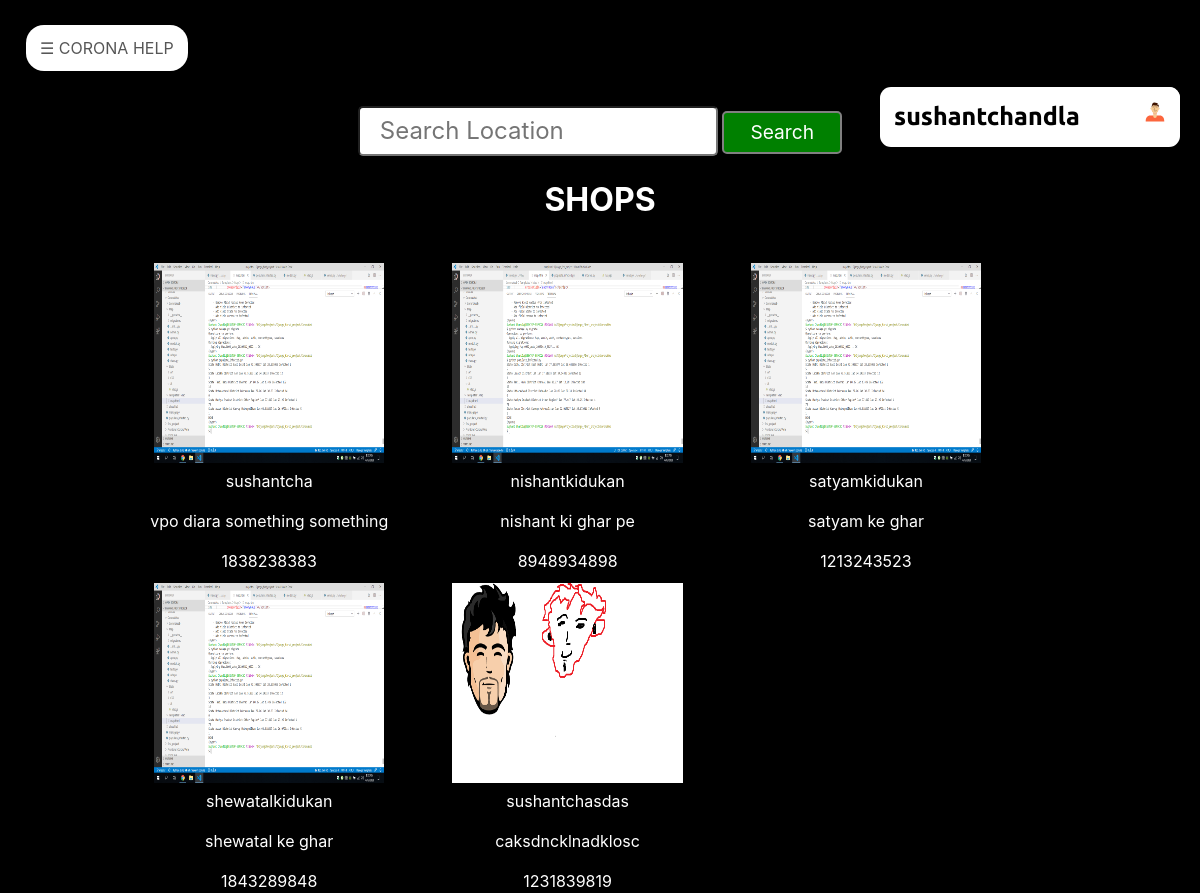
/shop/ (signed in), run on the app's committed database.
### Shop/models.py (models this page shows, shortened)
class ShopRegistration(models.Model):
    user = models.OneToOneField(User, on_delete=models.CASCADE)
    address = models.CharField(max_length=256,blank=False)
    shop_pic = models.ImageField(upload_to='shopimage',blank=False)
    phone_number=models.CharField(max_length=10)

### Shop/views.py (the view)
# urls.py: path('shop/',views.shop,name='shop'),
def shop(request):
    if request.method == 'POST':
        if request.POST.get("q")!=None:
            data=ShopRegistration.objects.filter(address__contains=request.POST.get("q"))
            return render(request,'Shop/shop.html',{'shops':data,'orderplaced':False})
        usernameg=request.POST.get('username')
        order_detailsg=request.POST.get('order')
        phone_numberg=request.POST.get('userContact')
        addressg=request.POST.get('userAddress')
        shopnumber=request.POST.get('shopnumber')
        print(order_detailsg)
        if len(ShopRegistration.objects.all().filter(phone_number=shopnumber))==1:
            orders.objects.get_or_create(shop=ShopRegistration.objects.all().get(phone_number=shopnumber),
            username=usernameg ,  order_details=order_detailsg , address=addressg , phone_number=phone_numberg)
            data=ShopRegistration.objects.all()
            return render(request,'Shop/shop.html',{'shops':data,'orderplaced':True})
    else:
        data=ShopRegistration.objects.all()
        return render(request,'Shop/shop.html',{'shops':data,'orderplaced':False})

### Shop/context_processors.py (called while the page is built)
def checkforshopkeper(request):
    shopkeper=False
    if request.user.is_authenticated:
        if len(ShopRegistration.objects.filter(user=request.user))==1:
            shopkeper=True
    return {'shopkeper':shopkeper}

### Templates/Shop/shop.html (shortened to what this page needs)
{% extends 'base.html' %}
{% load static %}
{% block head_block %}
<link rel="stylesheet"  href="https://cdnjs.cloudflare.com/ajax/libs/fullPage.js/3.0.8/fullpage.min.css">
<link rel="stylesheet" type="text/css" href="{% static 'CSS/shop.css' %}">
 {% endblock  %}
 {% block body_block %}
	<div id="fullpage">
			<div class="section sections firstSection">
                <div class="searchLocationDiv">
					<form class="orderForm" method="POST"  action="{% url 'shop:shop' %}">
                	<input type="text" class="searchLocation" id = "searchLocation" name="q" placeholder="Search Location">
					<button type="submit" class="orderSubmitButton" style="max-width:10%;" id="orderSubmitButton">Search</button>
					</form>
                </div>
                <div class="shopImageContainerDiv">
                	<div class="shopImageHeader">
                		<b>SHOPS</b>
                	</div>
					{% if shops %}
					{% for s in shops %}
                	<div class="imageContainers"
					{% if user.is_authenticated %}
					onclick="order({{ s.phone_number }})"
					{% else %}
					onclick='showtoast()'
					{% endif %}
					>
                			<input type="image" class="shopImages" id="imageShop1" src="{{ s.shop_pic.url }}" >
                		<div class="shopNames" id = "shopName1">
                			<p>{{ s.user.username }}</p>
                		</div>
                		<div class="shopAddress" id="shopaddress1">
                			<p>{{ s.address }}</p>
                		</div>
                		<div class="contactNumber" id="contactNumber1">
                			{{ s.phone_number }}
                		</div>
                	</div>
					{% endfor %}
					{% endif  %}
                </div>
			</div>
		</div>
 {% endblock  %}

### Templates/base.html (shortened to what this page needs)
<!DOCTYPE html>
{% load static %}
<html lang="en">
<head>
    <link rel="stylesheet" href="https://maxcdn.bootstrapcdn.com/bootstrap/4.4.1/css/bootstrap.min.css">
    <link rel="stylesheet" type="text/css" href="{% static 'CSS/base.css' %}" />
    {% block head_block %}
    {% endblock %}
</head>
<body>
    <div id="main" style="position: relative; top: 0px;z-index:5;">
        <button class="openbtn" onclick="openNav()">&#9776; CORONA HELP</button>
        </div>
    {% if user.is_authenticated  %}
          <div class="registerbtn" style="position: relative;z-index: 6;top: -8%;right: 0px;" >
            <a class="gradient-b" href=""><b>{{ user.username }}</b></a>
            <div class="dropdown">
            <img class="gradient-bi" src={% static 'Art/profile.svg' %} onclick="dropdown()"></img>
                </div>
        </div>
    {% endif %}
    {% block body_block %}
    {% endblock %}
</body>
</html>

### Static/CSS/base.css (style rules this page uses)
.openbtn { font-size: 16px; cursor: pointer; position: relative; background-color: #fff; color: #000000a9; padding-top: 11px; padding-bottom: 11px; padding-left: 14px; padding-right: 14px; border: none; margin-top: 9px; border-radius: 18px; margin-left: 10px; z-index: 2; }
.gradient-b { font-family: "Ubuntu", sans-serif; font-size: 25px; width: auto ; min-width: 300px; text-align: center; background-color: white ; color : black; border-radius: 11px; cursor: pointer; position: absolute; right: 20px; margin-top: 0%; text-decoration: none; padding-top: 11px; align-self: start; text-align: start; padding-bottom: 11px; padding-left: 14px; padding-right: 14px; z-index: 2; }
.gradient-bi { font-size: 25px; width: 50px; height: 50px; text-align: center; background-color: white ; color : black; border-radius: 11px; cursor: pointer; position: absolute; right: 20px; margin-top: 0%; text-decoration: none; padding-top: 11px; padding-bottom: 11px; padding-left: 14px; padding-right: 14px; z-index: 2; }
#main { transition: margin-left .5s; padding: 0px; position: relative; z-index: 2; }

### Static/CSS/shop.css (style rules this page uses)
body { background-color : black !important; color: white; }
.imageContainers { cursor: pointer; margin: 10px; }
.orderForm { width: 100%; height: 90%; }
.orderSubmitButton { margin-top: 2%; width: 30%; height: auto; padding: 5px; color: white; font-size: 120%; background-color: green; border: solid grey 2px; border-radius: 5px; }
#main { position: relative !important; top: 0px !important; transition: margin-left .5s; padding: 16px; background: transparent; color: white; }
.searchLocationDiv { width: 100%; text-align: center; }
.searchLocation { background-color: white; width: 30%; font-size: 150%; border-radius: 5px; margin: 0 auto !important; padding: 5px; padding-left: 20px !important; }
.shopImageContainerDiv { text-align: center; width: 80%; margin: 0 auto !important; }
.shopImageHeader { padding: 10px; text-align: center; font-size: 200%; margin-top: 10px; }
.imageContainers { width: 29%; padding:2%; height: 300px; float: left; }
.shopImages { width:96%; height: 200px !important; }

### data on the page
ShopRegistration: user.username "sushantcha", address "vpo diara something something", phone_number "1838238383"
ShopRegistration: user.username "nishantkidukan", phone_number "8948934898"
ShopRegistration: user.username "satyamkidukan", address "satyam ke ghar", phone_number "1213243523"
ShopRegistration: user.username "shewatalkidukan", address "shewatal ke ghar", phone_number "1843289848"
ShopRegistration: user.username "sushantchasdas", address "caksdncklnadklosc", phone_number "1231839819"

### other printed values
{{ user.username }} "sushantchandla"
